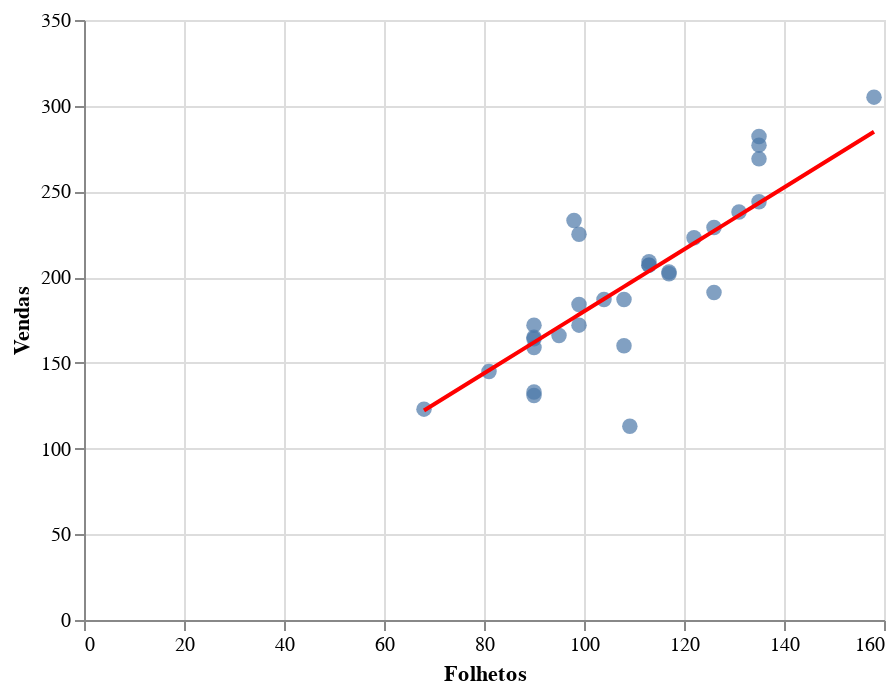

Notebook cell for this chart:
### Markdown cell above
#### 14) usando regressão linear, prediga vendas a partir de: Leaflets

### Code cell
predizer_vendas_por_variavel('Folhetos', limonadas)

### Figure 1 — Vega-Lite specification as saved in the notebook (floating-point values rounded to 4 significant figures)
{"$schema": "https://vega.github.io/schema/vega-lite/v2.6.0.json", "config": {"view": {"height": 300, "width": 400}}, "datasets": {"data-ba5f28dd6f6a78e17f4f67de88f1f416": [{"Data": "2016-07-01T00:00:00", "Folhetos": 90, "Laranja": 67, "Limao": 97, "Local": "Park", "LucroLaranja": 16.75, "LucroLimao": 24.25, "Preco": 0.25, "Rank": 30.5, "Revenue": 41, "Sales": 164, "Temperatura": 70}, {"Data": "2016-07-02T00:00:00", "Folhetos": 90, "Laranja": 67, "Limao": 98, "Local": "Park", "LucroLaranja": 16.75, "LucroLimao": 24.5, "Preco": 0.25, "Rank": 28, "Revenue": 41.25, "Sales": 165, "Temperatura": 72}, {"Data": "2016-07-03T00:00:00", "Folhetos": 104, "Laranja": 77, "Limao": 110, "Local": "Park", "LucroLaranja": 19.25, "LucroLimao": 27.5, "Preco": 0.25, "Rank": 29, "Revenue": 46.75, "Sales": 187, "Temperatura": 71}, {"Data": "2016-07-04T00:00:00", "Folhetos": 98, "Laranja": 99, "Limao": 134, "Local": "Beach", "LucroLaranja": 24.75, "LucroLimao": 33.5, "Preco": 0.25, "Rank": 25, "Revenue": 58.25, "Sales": 233, "Temperatura": 76}, {"Data": "2016-07-05T00:00:00", "Folhetos": 135, "Laranja": 118, "Limao": 159, "Local": "Beach", "LucroLaranja": 29.5, "LucroLimao": 39.75, "Preco": 0.25, "Rank": 20, "Revenue": 69.25, "Sales": 277, "Temperatura": 78}, {"Data": "2016-07-06T00:00:00", "Folhetos": 90, "Laranja": 69, "Limao": 103, "Local": "Beach", "LucroLaranja": 17.25, "LucroLimao": 25.75, "Preco": 0.25, "Rank": 8, "Revenue": 43, "Sales": 172, "Temperatura": 82}, {"Data": "2016-07-07T00:00:00", "Folhetos": 135, "Laranja": 101, "Limao": 143, "Local": "Beach", "LucroLaranja": 25.25, "LucroLimao": 35.75, "Preco": 0.25, "Rank": 13.5, "Revenue": 61, "Sales": 244, "Temperatura": 81}, {"Data": "2016-07-08T00:00:00", "Folhetos": 113, "Laranja": 86, "Limao": 123, "Local": "Beach", "LucroLaranja": 21.5, "LucroLimao": 30.75, "Preco": 0.25, "Rank": 8, "Revenue": 52.25, "Sales": 209, "Temperatura": 82}, {"Data": "2016-07-09T00:00:00", "Folhetos": 126, "Laranja": 95, "Limao": 134, "Local": "Beach", "LucroLaranja": 23.75, "LucroLimao": 33.5, "Preco": 0.25, "Rank": 17, "Revenue": 57.25, "Sales": 229, "Temperatura": 80}, {"Data": "2016-07-10T00:00:00", "Folhetos": 131, "Laranja": 98, "Limao": 140, "Local": "Beach", "LucroLaranja": 24.5, "LucroLimao": 35, "Preco": 0.25, "Rank": 8, "Revenue": 59.5, "Sales": 238, "Temperatura": 82}, {"Data": "2016-07-11T00:00:00", "Folhetos": 135, "Laranja": 120, "Limao": 162, "Local": "Beach", "LucroLaranja": 30, "LucroLimao": 40.5, "Preco": 0.25, "Rank": 3.5, "Revenue": 70.5, "Sales": 282, "Temperatura": 83}, {"Data": "2016-07-12T00:00:00", "Folhetos": 99, "Laranja": 95, "Limao": 130, "Local": "Beach", "LucroLaranja": 23.75, "LucroLimao": 32.5, "Preco": 0.25, "Rank": 1.5, "Revenue": 56.25, "Sales": 225, "Temperatura": 84}, {"Data": "2016-07-13T00:00:00", "Folhetos": 99, "Laranja": 75, "Limao": 109, "Local": "Beach", "LucroLaranja": 18.75, "LucroLimao": 27.25, "Preco": 0.25, "Rank": 23, "Revenue": 46, "Sales": 184, "Temperatura": 77}, {"Data": "2016-07-14T00:00:00", "Folhetos": 113, "Laranja": 85, "Limao": 122, "Local": "Beach", "LucroLaranja": 21.25, "LucroLimao": 30.5, "Preco": 0.25, "Rank": 20, "Revenue": 51.75, "Sales": 207, "Temperatura": 78}, {"Data": "2016-07-15T00:00:00", "Folhetos": 108, "Laranja": 62, "Limao": 98, "Local": "Beach", "LucroLaranja": 31, "LucroLimao": 49, "Preco": 0.5, "Rank": 26, "Revenue": 80, "Sales": 160, "Temperatura": 75}, {"Data": "2016-07-16T00:00:00", "Folhetos": 90, "Laranja": 50, "Limao": 81, "Local": "Beach", "LucroLaranja": 25, "LucroLimao": 40.5, "Preco": 0.5, "Rank": 27, "Revenue": 65.5, "Sales": 131, "Temperatura": 74}, {"Data": "2016-07-17T00:00:00", "Folhetos": 126, "Laranja": 76, "Limao": 115, "Local": "Beach", "LucroLaranja": 38, "LucroLimao": 57.5, "Preco": 0.5, "Rank": 23, "Revenue": 95.5, "Sales": 191, "Temperatura": 77}, {"Data": "2016-07-18T00:00:00", "Folhetos": 122, "Laranja": 92, "Limao": 131, "Local": "Park", "LucroLaranja": 46, "LucroLimao": 65.5, "Preco": 0.5, "Rank": 13.5, "Revenue": 111.5, "Sales": 223, "Temperatura": 81}, {"Data": "2016-07-19T00:00:00", "Folhetos": 113, "Laranja": 85, "Limao": 122, "Local": "Park", "LucroLaranja": 42.5, "LucroLimao": 61, "Preco": 0.5, "Rank": 20, "Revenue": 103.5, "Sales": 207, "Temperatura": 78}, {"Data": "2016-07-20T00:00:00", "Folhetos": 109.2, "Laranja": 42, "Limao": 71, "Local": "Park", "LucroLaranja": 21, "LucroLimao": 35.5, "Preco": 0.5, "Rank": 30.5, "Revenue": 56.5, "Sales": 113, "Temperatura": 70}, {"Data": "2016-07-21T00:00:00", "Folhetos": 90, "Laranja": 50, "Limao": 83, "Local": "Park", "LucroLaranja": 25, "LucroLimao": 41.5, "Preco": 0.5, "Rank": 23, "Revenue": 66.5, "Sales": 133, "Temperatura": 77}, {"Data": "2016-07-22T00:00:00", "Folhetos": 108, "Laranja": 75, "Limao": 112, "Local": "Park", "LucroLaranja": 37.5, "LucroLimao": 56, "Preco": 0.5, "Rank": 17, "Revenue": 93.5, "Sales": 187, "Temperatura": 80}, {"Data": "2016-07-23T00:00:00", "Folhetos": 117, "Laranja": 82, "Limao": 120, "Local": "Park", "LucroLaranja": 41, "LucroLimao": 60, "Preco": 0.5, "Rank": 13.5, "Revenue": 101, "Sales": 202, "Temperatura": 81}, {"Data": "2016-07-24T00:00:00", "Folhetos": 117, "Laranja": 82, "Limao": 121, "Local": "Park", "LucroLaranja": 41, "LucroLimao": 60.5, "Preco": 0.5, "Rank": 8, "Revenue": 101.5, "Sales": 203, "Temperatura": 82}, {"Data": "2016-07-25T00:00:00", "Folhetos": 135, "Laranja": 113, "Limao": 156, "Local": "Park", "LucroLaranja": 56.5, "LucroLimao": 78, "Preco": 0.5, "Rank": 1.5, "Revenue": 134.5, "Sales": 269, "Temperatura": 84}, {"Data": "2016-07-26T00:00:00", "Folhetos": 158, "Laranja": 129, "Limao": 176, "Local": "Park", "LucroLaranja": 45.15, "LucroLimao": 61.6, "Preco": 0.35, "Rank": 3.5, "Revenue": 106.8, "Sales": 305, "Temperatura": 83}, {"Data": "2016-07-27T00:00:00", "Folhetos": 99, "Laranja": 68, "Limao": 104, "Local": "Park", "LucroLaranja": 23.8, "LucroLimao": 36.4, "Preco": 0.35, "Rank": 17, "Revenue": 60.2, "Sales": 172, "Temperatura": 80}, {"Data": "2016-07-28T00:00:00", "Folhetos": 90, "Laranja": 63, "Limao": 96, "Local": "Park", "LucroLaranja": 22.05, "LucroLimao": 33.6, "Preco": 0.35, "Rank": 8, "Revenue": 55.65, "Sales": 159, "Temperatura": 82}, {"Data": "2016-07-29T00:00:00", "Folhetos": 95, "Laranja": 66, "Limao": 100, "Local": "Park", "LucroLaranja": 23.1, "LucroLimao": 35, "Preco": 0.35, "Rank": 13.5, "Revenue": 58.1, "Sales": 166, "Temperatura": 81}, {"Data": "2016-07-30T00:00:00", "Folhetos": 81, "Laranja": 57, "Limao": 88, "Local": "Beach", "LucroLaranja": 19.95, "LucroLimao": 30.8, "Preco": 0.35, "Rank": 8, "Revenue": 50.75, "Sales": 145, "Temperatura": 82}, {"Data": "2016-07-31T00:00:00", "Folhetos": 68, "Laranja": 47, "Limao": 76, "Local": "Beach", "LucroLaranja": 16.45, "LucroLimao": 26.6, "Preco": 0.35, "Rank": 8, "Revenue": 43.05, "Sales": 123, "Temperatura": 82}], "data-d1b1550513db48358e17b56f0fffaa98": [{"X": 90, "Y": 161.9}, {"X": 90, "Y": 161.9}, {"X": 104, "Y": 187.2}, {"X": 98, "Y": 176.4}, {"X": 135, "Y": 243.2}, {"X": 90, "Y": 161.9}, {"X": 135, "Y": 243.2}, {"X": 113, "Y": 203.5}, {"X": 126, "Y": 227.0}, {"X": 131, "Y": 236.0}, {"X": 135, "Y": 243.2}, {"X": 99, "Y": 178.2}, {"X": 99, "Y": 178.2}, {"X": 113, "Y": 203.5}, {"X": 108, "Y": 194.5}, {"X": 90, "Y": 161.9}, {"X": 126, "Y": 227.0}, {"X": 122, "Y": 219.8}, {"X": 113, "Y": 203.5}, {"X": 109.2, "Y": 196.6}, {"X": 90, "Y": 161.9}, {"X": 108, "Y": 194.5}, {"X": 117, "Y": 210.7}, {"X": 117, "Y": 210.7}, {"X": 135, "Y": 243.2}, {"X": 158, "Y": 284.8}, {"X": 99, "Y": 178.2}, {"X": 90, "Y": 161.9}, {"X": 95, "Y": 171.0}, {"X": 81, "Y": 145.7}, {"X": 68, "Y": 122.2}]}, "layer": [{"data": {"name": "data-ba5f28dd6f6a78e17f4f67de88f1f416"}, "encoding": {"x": {"field": "Folhetos", "type": "quantitative"}, "y": {"field": "Sales", "type": "quantitative"}}, "mark": {"size": 60, "type": "circle"}}, {"data": {"name": "data-d1b1550513db48358e17b56f0fffaa98"}, "encoding": {"x": {"axis": {"title": "Folhetos"}, "field": "X", "type": "quantitative"}, "y": {"axis": {"title": "Vendas"}, "field": "Y", "type": "quantitative"}}, "mark": {"color": "red", "type": "line"}}]}
